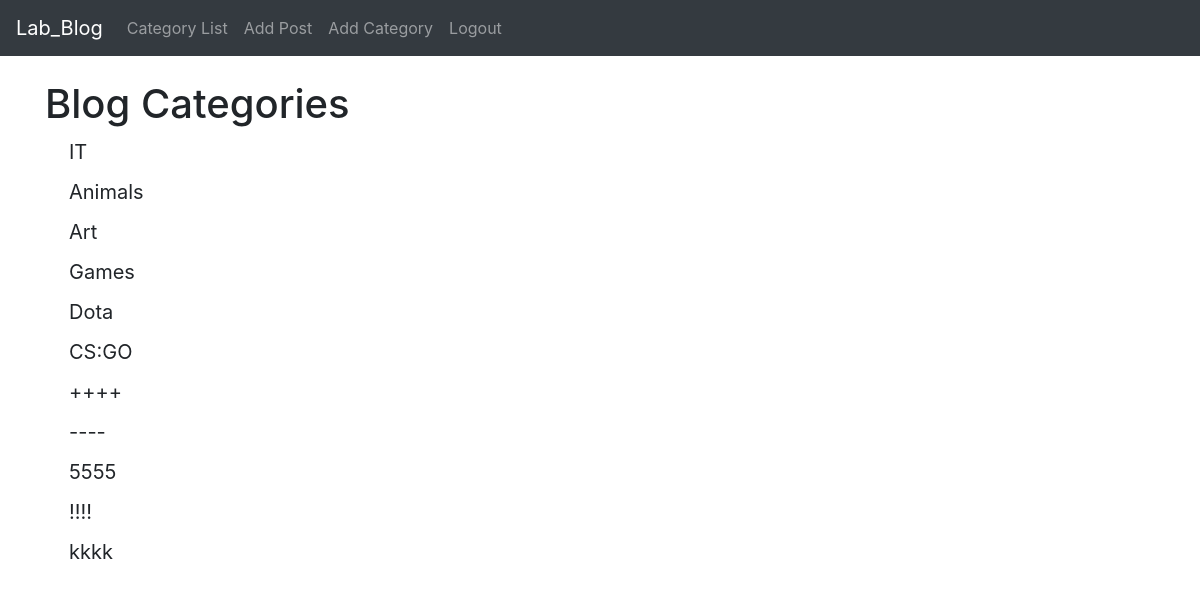
Screenshot of /category_list/ (signed in) with the database file from the repository.
### the_blog/models.py (models this page shows, shortened)
class Category(models.Model):
    name = models.CharField(max_length = 255)
    def __str__(self):
        return self.name

### the_blog/views.py (the view)
# urls.py: path('category_list/', CategoryListView, name = 'category-list'),
def CategoryListView(request):
    categ_menu_list = Category.objects.all()
    return render(request, 'category_list.html', {'categ_menu_list': categ_menu_list})

### the_blog/templates/category_list.html (shortened to what this page needs)
{% extends 'base.html' %}
{% block content %}
<h1>
    Blog Categories
</h1>
{% for item in categ_menu_list %}
<h5><a class="dropdown-item" href="{% url 'category' item %}">{{ item }}</a></h5>
{% endfor %}
{% endblock %}

### rows the page displays
Category: name "IT"
Category: name "Animals"
Category: name "Art"
Category: name "Games"
Category: name "Dota"
Category: name "CS:GO"
Category: name "++++"
Category: name "----"
Category: name "5555"
Category: name "!!!!"
Category: name "kkkk"
